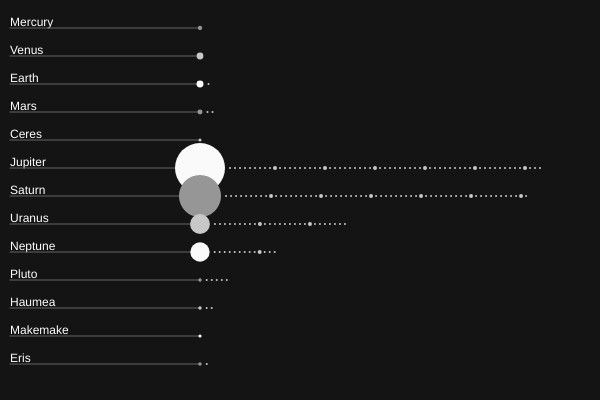
Frame 1 (no input)
Frame 2 (the mouse pressed at the canvas centre, redrawn once): identical to frame 1, image omitted

The p5.js sketch that drew this single still picture (run headless with seeded random() and noise() and a simulated clock; the mouse was pressed at the canvas centre and the sketch redrawn once):

// p5.js sketch
// ── sketch.js
let planets = [
    {
        "name": "Mercury",
        "diameter": 4879,
        "moons": []
    },
    {
        "name": "Venus",
        "diameter": 12104,
        "moons": []
    },
    {
        "name": "Earth",
        "diameter": 12742,
        "moons": [
            "Moon"
        ]
    },
    {
        "name": "Mars",
        "diameter": 6779,
        "moons": [
            "Deimos",
            "Phobos"
        ]
    },
    {
        "name": "Ceres",
        "diameter": 950,
        "moons": []
    },
    {
        "name": "Jupiter",
        "diameter": 139822,
        "moons": [
            "Metis",
            "Adrastea",
            "Amalthea",
            "Thebe",
            "Io",
            "Europa",
            "Ganymede",
            "Callisto",
            "Themisto",
            "Leda",
            "Himalia",
            "Lysithea",
            "Elara",
            "S/2000 J11",
            "S/2003 J12",
            "Carpo",
            "Euporie",
            "S/2003 J3",
            "S/2003 J18",
            "Orthosie",
            "Euanthe",
            "Harpalyke",
            "Praxidike",
            "Thyone",
            "S/2003 J16",
            "Iocaste",
            "Mneme",
            "Hermippe",
            "Thelxinoe",
            "Helike",
            "Ananke",
            "S/2003 J15",
            "Eurydome",
            "Arche",
            "Herse",
            "Pasithee",
            "S/2003 J10",
            "Chaldene",
            "Isonoe",
            "Erinome",
            "Kale",
            "Aitne",
            "Taygete",
            "S/2003 J9",
            "Carme",
            "Sponde",
            "Megaclite",
            "S/2003 J5",
            "S/2003 J19",
            "S/2003 J23",
            "Kalyke",
            "Kore",
            "Pasiphae",
            "Eukelade",
            "S/2003 J4",
            "Sinope",
            "Hegemone",
            "Aoede",
            "Kallichore",
            "Autonoe",
            "Callirrhoe",
            "Cyllene",
            "S/2003 J2"
        ]
    },
    {
        "name": "Saturn",
        "diameter": 116464,
        "moons": [
            "Tarqeq",
            "Pan",
            "Daphnis",
            "Atlas",
            "Prometheus",
            "Pandora",
            "Epimetheus",
            "Janus",
            "Aegaeon",
            "Mimas",
            "Methone",
            "Anthe",
            "Pallene",
            "Enceladus",
            "Tethys",
            "Calypso",
            "Telesto",
            "Polydeuces",
            "Dione",
            "Helene",
            "Rhea",
            "Titan",
            "Hyperion",
            "Iapetus",
            "Kiviuq",
            "Ijiraq",
            "Phoebe",
            "Paaliaq",
            "Skathi",
            "Albiorix",
            "S/2007 S2",
            "Bebhionn",
            "Erriapo",
            "Siarnaq",
            "Skoll",
            "Tarvos",
            "Greip",
            "S/2004 S13",
            "Hyrrokkin",
            "Mundilfari",
            "S/2006 S1",
            "Jarnsaxa",
            "Narvi",
            "Bergelmir",
            "S/2004 S17",
            "Suttungr",
            "Hati",
            "S/2004 S12",
            "Bestla",
            "Farbauti",
            "Thrymr",
            "S/2007 S3",
            "Aegir",
            "S/2004 S7",
            "S/2006 S3",
            "Kari",
            "Fenrir",
            "Surtur",
            "Ymir",
            "Loge",
            "Fornjot"
        ]
    },
    {
        "name": "Uranus",
        "diameter": 50724,
        "moons": [
            "Cordelia",
            "Ophelia",
            "Bianca",
            "Cressida",
            "Desdemona",
            "Juliet",
            "Portia",
            "Rosalind",
            "Cupid",
            "Belinda",
            "Perdita",
            "Puck",
            "Mab",
            "Miranda",
            "Ariel",
            "Umbriel",
            "Titania",
            "Oberon",
            "Francisco",
            "Caliban",
            "Stephano",
            "Trinculo",
            "Sycorax",
            "Margaret",
            "Prospero",
            "Setebos",
            "Ferdinand"
        ]
    },
    {
        "name": "Neptune",
        "diameter": 49244,
        "moons": [
            "Naiad",
            "Thalassa",
            "Despina",
            "Galatea",
            "Larissa",
            "Proteus",
            "Triton",
            "Nereid",
            "Halimede",
            "Sao",
            "Laomedeia",
            "Psamathe",
            "Neso"
        ]
    },
    {
        "name": "Pluto",
        "diameter": 2374,
        "moons": [
            "Charon",
            "Styx",
            "Nix",
            "Kerberos",
            "Hydra"
        ]
    },
    {
        "name": "Haumea",
        "diameter": 1960,
        "moons": [
            "Namaka",
            "Hi'iaka"
        ]
    },
    {
        "name": "Makemake",
        "diameter": 1434,
        "moons": []
    },
    {
        "name": "Eris",
        "diameter": 2326,
        "moons": [
            "Dysnomia"
        ]
    }
];

function setup() {
    createCanvas(600, 400);
    noLoop();
}

function mouseMoved() {
    planets.forEach(function(planet, i) {
        if (mouseX > 200) {
            draw();
        } else if (mouseY < (i + 1) * 28 && mouseY > i * 28) {
            showMoonNumbers(planet.name);
        }
    });
}

function showMoonNumbers(planetName) {
    draw();
    planets.forEach(function(planet, i) {
        if (planet.name === planetName) {
            let y = (i + 1) * 28;
            noStroke();
            circle(200, y, 25);
            textAlign(CENTER, CENTER);
            fill(0);
            text(planet.moons.length, 200, y);
        }
    });
}

function draw() {
    background(color(20, 20, 20));
    planets.forEach(function(planet, i) {
        let y = (i + 1) * 28;
        let d = map(planet.diameter, 950, 139822, 3, 50);

        // label
        fill(255);
        textAlign(LEFT, BASELINE);
        text(planet.name, 10, y - 2);

        // line
        stroke(100);
        line(10, y, 200, y);

        // planet
        noStroke();
        fill(150 + ((i % 3) * 50));
        circle(200, y, d);

        // moons
        fill(200);
        planet.moons.forEach(function(moon, i) {
            let r = 2;
            if ((i + 1) % 10 == 0 && i > 0) {
                r = 4;
            }
            let x = (i + 1) * 5;
            circle(200 + (d / 2) + x, y, r);
        });
    });
}
